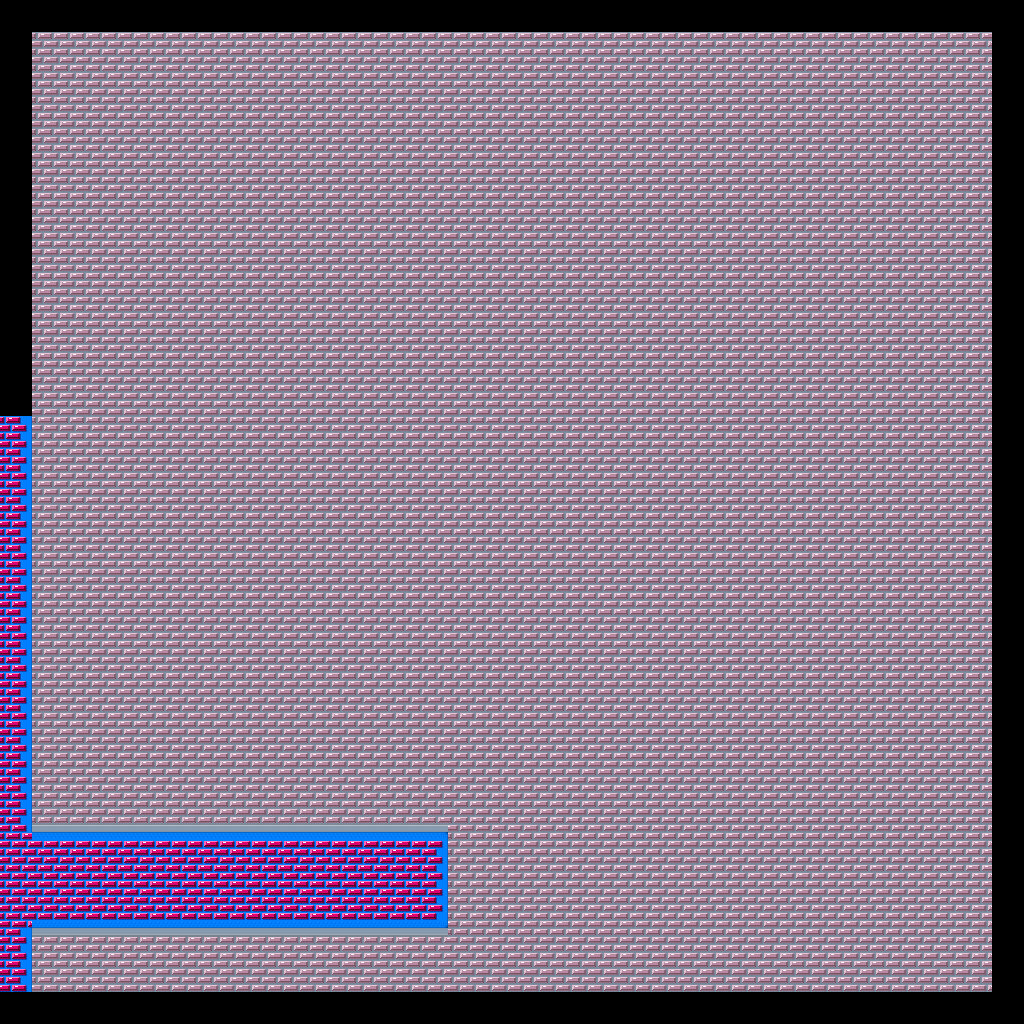

Tiled map render using the project's own tile images. Description and the map definition, with tile-layer contents summarised, below:
An orthogonal 32x32 tile map with 32x32 px tiles, 1 tile layer (main) and 1 object (spawn).

<map version="1.0" orientation="orthogonal" renderorder="right-down" width="32" height="32" tilewidth="32" tileheight="32" nextobjectid="4">
 <tileset firstgid="1" name="tilesheet" tilewidth="32" tileheight="32" tilecount="256">
  <image source="../tilesheet.png" width="512" height="512" />
 </tileset>
 <layer name="main" width="32" height="32">
  <data>[1024 cells, 1024 non-empty, 10 distinct tile ids]</data>
 </layer>
 <objectgroup name="objects">
  <object id="2" type="spawn" x="64" y="960" width="32" height="32">
   <ellipse />
  </object>
 </objectgroup>
</map>
